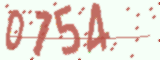
#> input picture CaptchaGUI/0154.png, 160 x 60 px
$ python noise_filter.py
#> lines starting #> are read from the running program, lines starting #| are printed output that depends on the picture
from operator import itemgetter
from PIL import Image
import pytesseract
NAME = "0154."
IMAGE = (Image.open(NAME+'png')).convert("P")
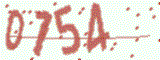
#> IMAGE: PIL image 160x60 P; mean R, G, B 233.6, 221.9, 213.7

# [91 lines left out: functions get_color_frequency, get_text_color, make_filtered_image_first_round, get_neighbors, make_filtered_image_second_round, solve, not called in this run]

$ run again, with CaptchaGUI/0052.png copied over CaptchaGUI/0154.png
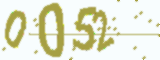
#> input picture CaptchaGUI/0052.png, 160 x 60 px
#> `IMAGE = (Image.open(NAME+'png')).convert("P")`:
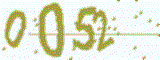
#> IMAGE: PIL image 160x60 P; mean R, G, B 229.3, 231.9, 210.9

$ run again, with CaptchaGUI/0138.png copied over CaptchaGUI/0154.png
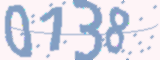
#> input picture CaptchaGUI/0138.png, 160 x 60 px
#> `IMAGE = (Image.open(NAME+'png')).convert("P")`:
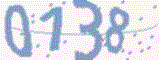
#> IMAGE: PIL image 160x60 P; mean R, G, B 218.2, 219.2, 232

$ run again, with CaptchaGUI/0388.png copied over CaptchaGUI/0154.png
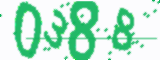
#> input picture CaptchaGUI/0388.png, 160 x 60 px
#> `IMAGE = (Image.open(NAME+'png')).convert("P")`:
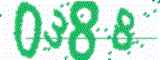
#> IMAGE: PIL image 160x60 P; mean R, G, B 185.3, 232.1, 207.8
